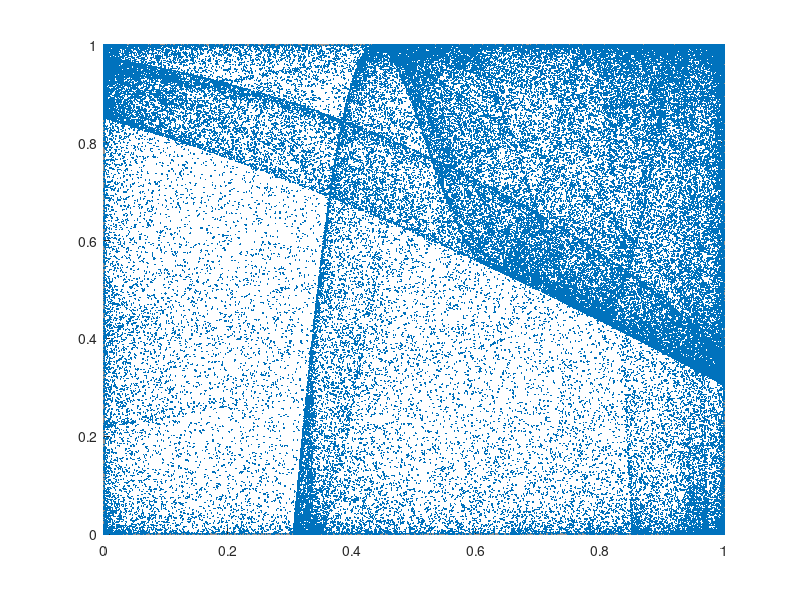

The MATLAB script that drew this image:
M_PI = 3.14592;
total = 100000;
x = zeros(total,1);
y = zeros(total,1);
myu = 0.9;
x(1) = 0.9;
y(1) = 0.9;

for i = 1:total
	x(i + 1) = sin(M_PI * myu * (y(i) + 3) * x(i) * (1 - x(i)));
	y(i + 1) = sin(M_PI * myu * (x(i + 1) + 3) * y(i) * (1 - y(i)));
endfor

plot(x,y,'.','MarkerSize',4);
printf("\nIn twodlasm\n");
x(total - 2)
x(total - 3)
x(total - 4)
x(total - 5)

